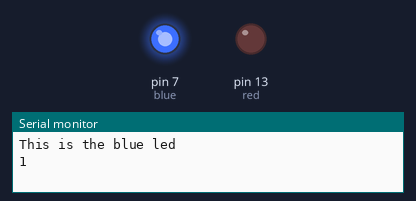
This sketch was run on a simulated Arduino Uno, built with avr-gcc and run on an emulated ATmega328P. On the bench: output pins drawn as LEDs (lit = HIGH), the last lines printed to the serial monitor.

Above: at 0.05 s.
At 2.05 s:
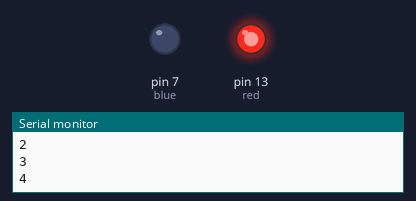
At 4.95 s:
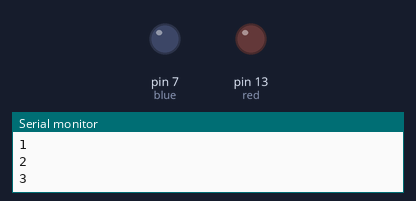
Timing chart, 0 to 5.2 s (numbered marks = the images above):
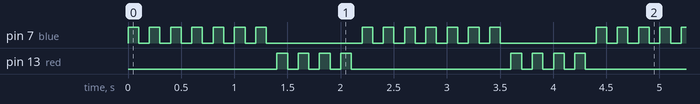

The sketch:

LEDSerialPort.ino
```cpp
// Aim- Controlling LED using loops and serial port.

int blue = 7;
int ontym1=100;
int ontym2=100;
int offtym1=100;
int offtym2=100;
int red=13;
int i;
int o;
int numredbl=4;
int numblue=7;
void setup() {
  // put your setup code here, to run once:
Serial.begin(9600);                // setting the communication speed
pinMode(blue,OUTPUT);
pinMode(red,OUTPUT);
}

void loop() {
  // put your main code here, to run repeatedly:
Serial.println("This is the blue led");  // print statements(" . ")

for (i=1;i<=numblue;++i){
  Serial.println(i);     // for initialisation of i loop
  digitalWrite(blue,HIGH);
  delay(ontym1);
  digitalWrite(blue,LOW);
  delay(offtym1);

}  Serial.println("============"); // for seperation of loop.

Serial.println("This is for the red led ");
for(o=1;o<=numredbl;++o){
  Serial.println(o);   // for o loop initialisation in serial print
  digitalWrite(red,HIGH);
  delay(ontym2);
  digitalWrite(red,LOW);
  delay(offtym2);
}Serial.println("++++++++++++");
}
/* by- Dilpreet Singh Banga
   Date- 03/06/19
*/
```

Measured:
- by itself, pin 7 (blue): repeats every 2.2 s: 6 × (LOW 0.10 s, HIGH 0.10 s), LOW 0.90 s, HIGH 0.10 s
- by itself, pin 13 (red): repeats every 2.2 s: 3 × (LOW 0.10 s, HIGH 0.10 s), LOW 1.5 s, HIGH 0.10 s
